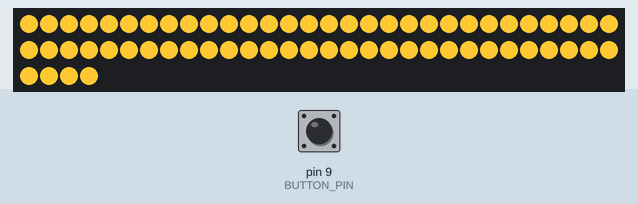
Bench run of a sketch on a simulated Arduino Uno, built with avr-gcc and run on an emulated ATmega328P. Parts: 64 RGB LEDs in strip order, left to right, continuing on the next row. The inputs (shaded band) are chosen by the test bench; at power-on: pin 9 (BUTTON_PIN) LOW.

Above: at 2.2 s.
2.3 s: pin 9 (BUTTON_PIN) pulled HIGH for 3.2 s
At 2.9 s:
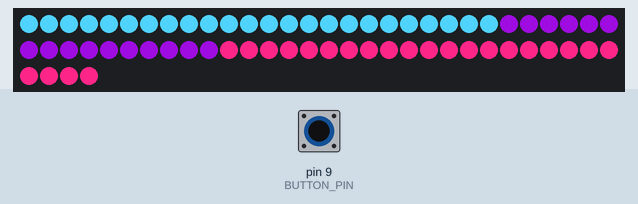
At 3.3 s:
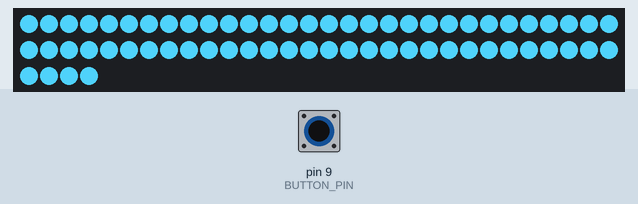
7.0 s: pin 9 (BUTTON_PIN) pulled HIGH for 0.15 s
8.9 s: pin 9 (BUTTON_PIN) pulled HIGH for 1 s
At 11.1 s:
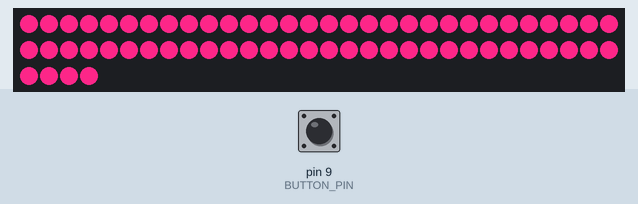
Timing chart, 0 to 12.6 s (numbered marks = the images above; inputs shaded):
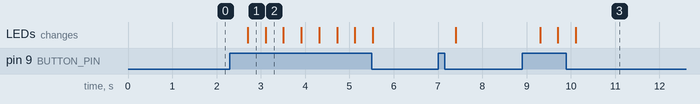

Measured:
- after the input at 2.3 s, the LEDs: change after 0.40 s (image 1)
- after the input at 8.9 s, the LEDs: first change after 0.40 s (image 3 shows a later state)
- what the display in image 1 shows lasts 0.4 s, from 2.7 s to 3.1 s

The sketch:

LEDgradation.ino
```cpp
#include <Adafruit_NeoPixel.h>

#define LED_PIN 3
#define BUTTON_PIN 9
#define LED_COUNT 64
#define BRIGHTNESS 255

boolean current_btn = LOW;
boolean last_btn = LOW;
int btn = 0;

Adafruit_NeoPixel strip(LED_COUNT, LED_PIN, NEO_GRB + NEO_KHZ800);

void color0(){
  for (int i = 0; i < LED_COUNT; i++) {
    strip.setPixelColor(i, 255, 200, 50); //warm white
  }
  strip.show();
  delay(1000);}

void setup() {
  strip.begin();
  strip.setBrightness(BRIGHTNESS);
  color0();

}


void color1(){
  int a = 8*3;
  int b = 8*2;
  int c = 8*3;

  for (int i = 0; i < a; i++) {
    strip.setPixelColor(i, 76, 201, 240); //blue
  }

  for (int i = a; i < a+b; i++) {
    strip.setPixelColor(i, 114, 9, 163); //purple
  }

  for (int i = a+b; i < LED_COUNT; i++) {
    strip.setPixelColor(i, 247, 37, 133); //pink
  }

  strip.show();
  }

void color2(){
  for (int i = 0; i < LED_COUNT; i++) {
    strip.setPixelColor(i, 76, 201, 240); //blue
  }

  strip.show();
  }

void color3(){
  for (int i = 0; i < LED_COUNT; i++) {
    strip.setPixelColor(i, 114, 9, 163); //purple
  }

  strip.show();
  }

void color4(){
  for (int i = 0; i < LED_COUNT; i++) {
    strip.setPixelColor(i, 247, 37, 133); //pink
  }

  strip.show();
  }

void color5(){
  int a = 8*3;
  int b = 8*2;
  int c = 8*3;

  for (int i = 0; i < a; i++) {
    strip.setPixelColor(i, 84, 22, 144); //purple
  }

  for (int i = a; i < a+b; i++) {
    strip.setPixelColor(i, 255, 73, 73); //red
  }

  for (int i = a+b; i < LED_COUNT; i++) {
    strip.setPixelColor(i, 255, 141, 41); //yellow
  }

  strip.show();
  }

void color6(){
  for (int i = 0; i < LED_COUNT; i++) {
    strip.setPixelColor(i, 255, 73, 73); //red
  }

  strip.show();
  }

void coloroff(){
  strip.begin();
  strip.setBrightness(0);
  strip.show();

  strip.begin();
  strip.setBrightness(BRIGHTNESS);

  }


void loop() {

  current_btn = digitalRead(BUTTON_PIN);

  if (last_btn == LOW && current_btn == HIGH){
      btn++;
      delay(400);

      if (btn == 0){
        color0();
      }
      else if (btn == 1){
        color1();
      }
      else if (btn == 2){
        color2();
      }
      else if (btn == 3){
        color3();
      }
      else if (btn == 4){
        color4();
      }
      else if (btn == 5){
        color5();
      }
      else if (btn == 6){
        color6();
      }
      else if (btn == 7){
        coloroff();
        btn = -1;
      }

  }

  last_btn = LOW;

} //loop end
```
